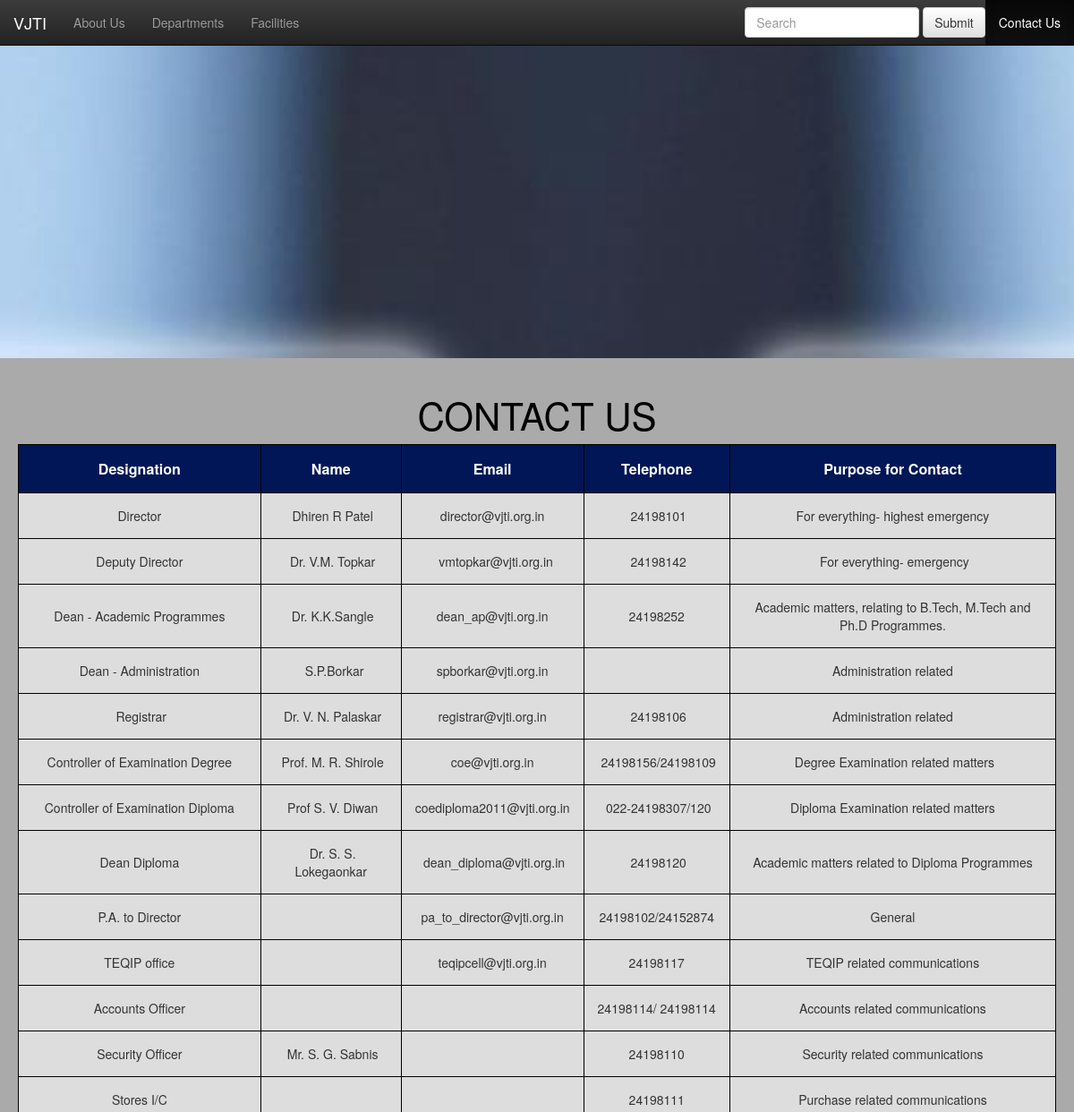
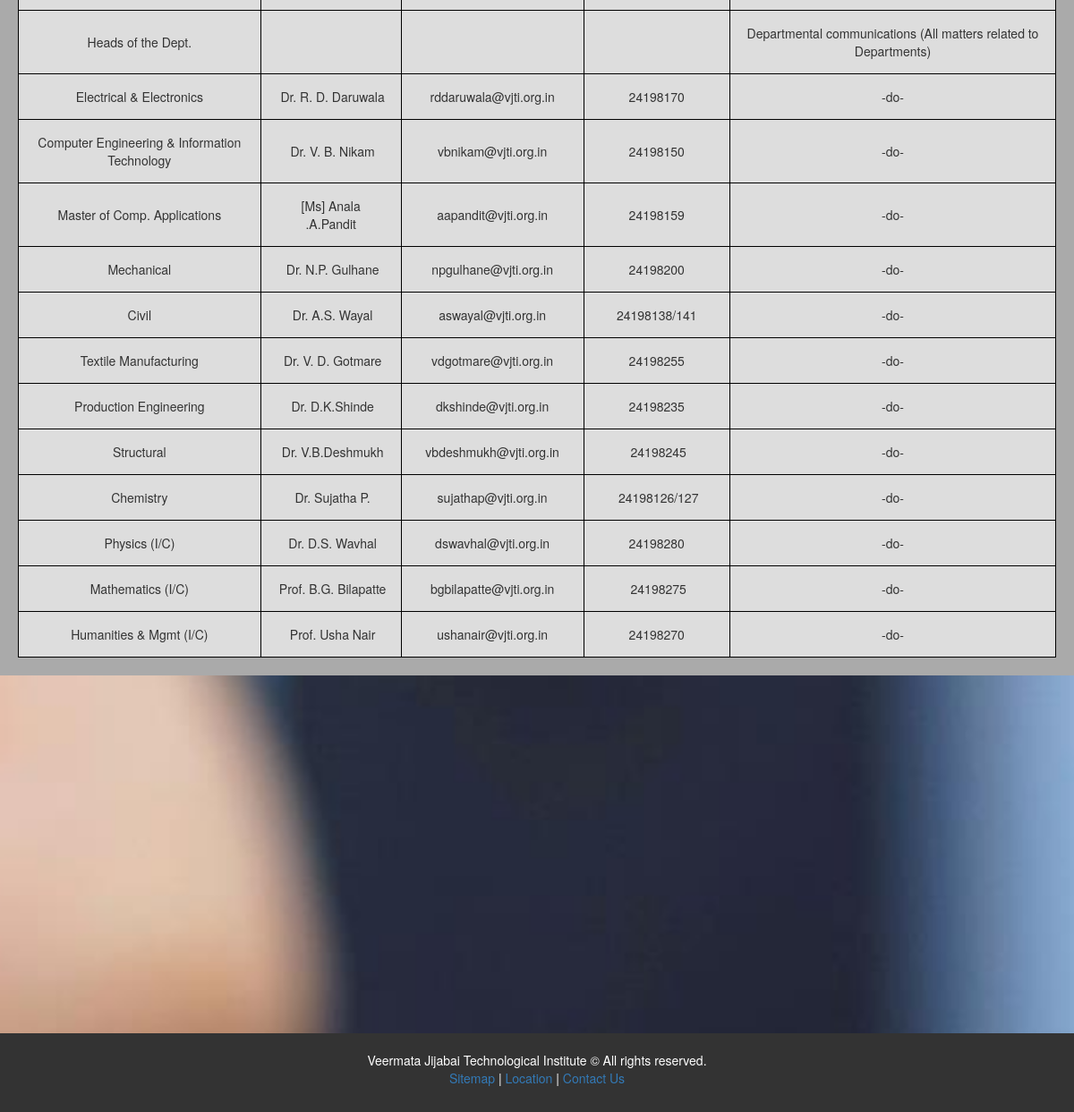
Page /contactus.php on the committed database (2 pictures, top to bottom).
### tables this page shows
CREATE TABLE `cons` (
  `cons_id` int(11) NOT NULL AUTO_INCREMENT,
  `Designation` varchar(45) DEFAULT NULL,
  `Name` varchar(25) DEFAULT NULL,
  `Email` varchar(45) DEFAULT NULL,
  `Telephone` varchar(25) DEFAULT NULL,
  `Purpose_for_Contact` varchar(255) DEFAULT NULL,
  PRIMARY KEY (`cons_id`)
);

### contactus.php (the view, shortened to what this page needs)
<!DOCTYPE html>
<html lang = "en">
<head>
<link rel="stylesheet" href="https://maxcdn.bootstrapcdn.com/bootstrap/3.3.7/css/bootstrap.min.css">
<link rel="stylesheet" href="https://maxcdn.bootstrapcdn.com/bootstrap/3.3.7/css/bootstrap-theme.min.css">
    <link rel="stylesheet" type="text/css" href="styles/main2.css">
</head>
 <body>
             <nav class="navbar navbar-inverse navbar-fixed-top "  role="navigation" >
              <div class="container-fluid">
                <div class="navbar-header">
                  <a class="navbar-brand" href="index.php">VJTI</a>
                </div>
                <div class="collapse navbar-collapse" id="bs-example-navbar-collapse-1">
                  <ul class="nav navbar-nav">
                 <li ><a href="AboutUs.php">About Us <span class="sr-only">(current)</span></a></li>
                    <li><a href="departments.php">Departments</a></li>
                    <li><a href="facilities.php">Facilities</a></li>
                  </ul>
                  <ul class="nav navbar-nav navbar-right">
                    <li>
                  <form class="navbar-form navbar-right">
                    <div class="form-group">
                      <input type="text" class="form-control" placeholder="Search">
                    </div>
                    <button type="submit" class="btn btn-default">Submit</button>
                  </form>
                    </li>
                                        <li class="active";><a href="contactus.php">Contact Us</a></li>
                  </ul>
                </div>
              </div>
            </nav>
			<div class="fixed-bg"></div>
            <div class="div1" style="height:auto" style="overflow-x:auto;" align="center;" ><h1>CONTACT US</h1>
<table class="contactstable">
<tr>
<th>Designation</th>
<th>Name</th>
<th>Email</th>
<th>Telephone</th>
<th>Purpose for Contact</th>
</tr>
<?php
$servername = "localhost";
$username = "root";
$password = "ajay";
$dbname = "college";
$conn = new mysqli($servername, $username, $password, $dbname);
$sql = "SELECT Designation, Name, Email, Telephone,Purpose_for_Contact FROM cons";
$result = $conn->query($sql);
if ($result->num_rows > 0) {
    while($row = $result->fetch_assoc()) {
        echo "<tr>";
		echo "<td> ". $row["Designation"]. "</td>";
		echo "<td>". $row["Name"]. "</td>";
		echo "<td>". $row["Email"]. "</td>";
		echo "<td> ". $row["Telephone"]. "</td>";
		echo "<td> ". $row["Purpose_for_Contact"]. "</td>";
		echo "</tr>";}
} else {
    echo "0 results";
}
?>
</table>
</div>
                     <div class="fixed-bg"></div>
            <div class="footer" style="height:100px;"><br><p style="color:white;">Veermata Jijabai Technological Institute © All rights reserved.
              <br><a href="sitemap.php">Sitemap</a>      |     <a href="location.php">Location</a>      |     <a href="contactus.php">Contact Us</a></p></div>
  </body>
</html>

### styles/main2.css (style rules this page uses)
body { background: #333; }
p { color: black; text-align: center; vertical-align: center; }
table { border-collapse: collapse; text-align: center; vertical-align: center; }
table, th, td { border: 1px solid black; font-size: auto; text-align: center; padding:15px; }
th { background-color: #001656; color :white; font-size: 115%; }
td { background-color:#dddddd; }
h1 { text-align: center; color: black; font-size: 300%; }
.contactstable { padding: 20px; }
.div1 { background-color:#aaaaaa; padding: 20px; }
.footer { color: white; }

### contactus.php (style rules this page uses)
.fixed-bg { background-image: url("contactus.jpg"); min-height: 400px; background-attachment: fixed; background-position: center; background-repeat: no-repeat; background-size: cover; }

### rows in the picture
cons: Designation "Director", Name "Dhiren R Patel", Email "director@vjti.org.in", Telephone "24198101", Purpose_for_Contact "For everything- highest emergency"
cons: Designation "Deputy Director", Name "Dr. V.M. Topkar", Email "vmtopkar@vjti.org.in", Telephone "24198142", Purpose_for_Contact "For everything- emergency"
cons: Designation "Dean - Academic Programmes", Name "Dr. K.K.Sangle", Email "dean_ap@vjti.org.in", Telephone "24198252", Purpose_for_Contact "Academic matters, relating to B.Tech, M.Tech and Ph.D Programmes."
cons: Designation "Dean - Administration", Name "S.P.Borkar", Email "spborkar@vjti.org.in", Purpose_for_Contact "Administration related"
cons: Designation "Registrar", Name "Dr. V. N. Palaskar", Email "registrar@vjti.org.in", Telephone "24198106", Purpose_for_Contact "Administration related"
cons: Designation "Controller of Examination Degree", Name "Prof. M. R. Shirole", Email "coe@vjti.org.in", Telephone "24198156/24198109", Purpose_for_Contact "Degree Examination related matters"
cons: Designation "Controller of Examination Diploma", Name "Prof S. V. Diwan", Email "coediploma2011@vjti.org.in", Telephone "022-24198307/120", Purpose_for_Contact "Diploma Examination related matters"
cons: Designation "Dean Diploma", Name "Dr. S. S. Lokegaonkar", Email "dean_diploma@vjti.org.in", Telephone "24198120", Purpose_for_Contact "Academic matters related to Diploma Programmes"
cons: Designation "P.A. to Director", Email "pa_to_director@vjti.org.in", Telephone "24198102/24152874", Purpose_for_Contact "General"
cons: Designation "TEQIP office", Email "teqipcell@vjti.org.in", Telephone "24198117", Purpose_for_Contact "TEQIP related communications"
cons: Designation "Accounts Officer", Telephone "24198114/ 24198114", Purpose_for_Contact "Accounts related communications"
cons: Designation "Security Officer", Name "Mr. S. G. Sabnis", Telephone "24198110", Purpose_for_Contact "Security related communications"
cons: Designation "Stores I/C", Telephone "24198111", Purpose_for_Contact "Purchase related communications"
cons: Designation "Heads of the Dept.", Purpose_for_Contact "Departmental communications (All matters related to Departments)"
cons: Designation "Electrical & Electronics", Name "Dr. R. D. Daruwala", Email "rddaruwala@vjti.org.in", Telephone "24198170", Purpose_for_Contact "-do-"
cons: Designation "Computer Engineering & Information Technology", Name "Dr. V. B. Nikam", Email "vbnikam@vjti.org.in", Telephone "24198150", Purpose_for_Contact "-do-"
cons: Designation "Master of Comp. Applications", Name "[Ms] Anala .A.Pandit", Email "aapandit@vjti.org.in", Telephone "24198159", Purpose_for_Contact "-do-"
cons: Designation "Mechanical", Name "Dr. N.P. Gulhane", Email "npgulhane@vjti.org.in", Telephone "24198200", Purpose_for_Contact "-do-"
cons: Designation "Civil", Name "Dr. A.S. Wayal", Email "aswayal@vjti.org.in", Telephone "24198138/141", Purpose_for_Contact "-do-"
cons: Designation "Textile Manufacturing", Name "Dr. V. D. Gotmare", Email "vdgotmare@vjti.org.in", Telephone "24198255", Purpose_for_Contact "-do-"
cons: Designation "Production Engineering", Name "Dr. D.K.Shinde", Email "dkshinde@vjti.org.in", Telephone "24198235", Purpose_for_Contact "-do-"
cons: Designation "Structural", Name "Dr. V.B.Deshmukh", Email "vbdeshmukh@vjti.org.in", Telephone "24198245", Purpose_for_Contact "-do-"
cons: Designation "Chemistry", Name "Dr. Sujatha P.", Email "sujathap@vjti.org.in", Telephone "24198126/127", Purpose_for_Contact "-do-"
cons: Designation "Physics (I/C)", Name "Dr. D.S. Wavhal", Email "dswavhal@vjti.org.in", Telephone "24198280", Purpose_for_Contact "-do-"
cons: Designation "Mathematics (I/C)", Name "Prof. B.G. Bilapatte", Email "bgbilapatte@vjti.org.in", Telephone "24198275", Purpose_for_Contact "-do-"
cons: Designation "Humanities & Mgmt (I/C)", Name "Prof. Usha Nair", Email "ushanair@vjti.org.in", Telephone "24198270", Purpose_for_Contact "-do-"
